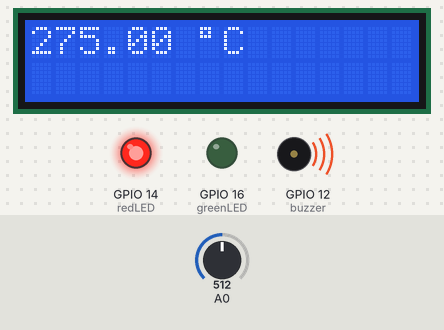
The sketch below on a simulated ESP8266 (NodeMCU). Parts: 16×2 character LCD, output pins drawn as LEDs (lit = HIGH), buzzer (waves = sounding, pin HIGH). Inputs (shaded band) come from the test bench; at power-on: A0 = 512. WiFi joins after 1.5 s; servers stay silent unless stated; uploads are accepted with an empty reply; what the sketch prints to the serial monitor is not drawn.

Above: at 1.2 s.
1.3 s: A0 set to 75
At 2.3 s:
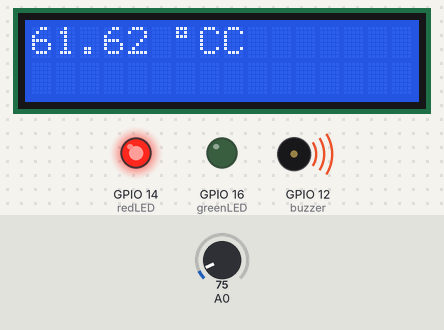
2.9 s: A0 set to 67
At 3.9 s:
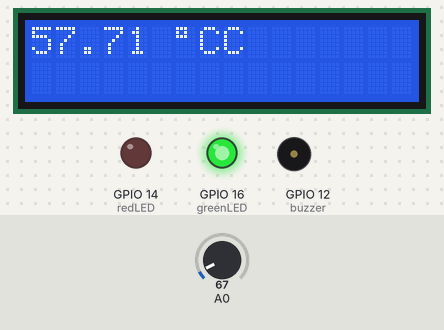
4.5 s: A0 set to 25
At 5.4 s:
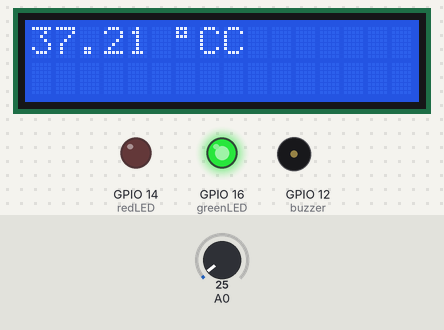
Timing chart, 0 to 7.5 s (numbered marks = the images above; inputs shaded):
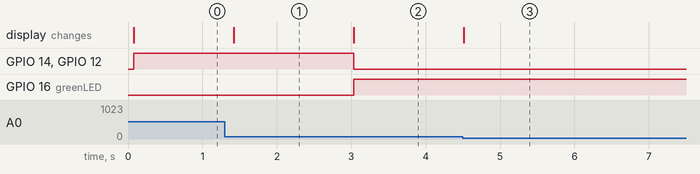

Measured:
- the behaviour switches between 72 and 71 on A0 (found by bisection; images 1 and 2)
- after the input at 1.3 s, the display: changes after 0.12 s (image 1)
- after the input at 2.9 s, GPIO 14 (redLED), GPIO 12 (buzzer): HIGH → LOW after 0.13 s; GPIO 16 (greenLED): LOW → HIGH after 0.13 s; the display: changes after 0.13 s (image 2)
- after the input at 4.5 s, the display: changes at once (image 3)

The sketch:

Covid.ino
```cpp
#include<Wire.h>
#include <LiquidCrystal_I2C.h>
#include <ESP8266WiFi.h>

WiFiClient wifiClient;
#define redLED 14
#define greenLED 16
#define buzzer 12


int lcdColumns = 16;
int lcdRows = 2;

LiquidCrystal_I2C lcd(0x27,16,2);

void setup(){
    pinMode(redLED, OUTPUT);
   pinMode(greenLED, OUTPUT);
  pinMode(buzzer, OUTPUT);
  WiFi.begin("RCA", "1@rca@2019!");
  //lcd.begin();
  lcd.begin();
  lcd.backlight();
  Serial.begin(9600);
}

void loop(){
  int rawData = analogRead(A0);
  float vcc = 5.0;
  float voltage = rawData * (vcc / 1024.0);
  float temperature = voltage * 100;
//  Serial.print("Temperature: ");
//  Serial.print(temperature+25);
//  Serial.println(" *C");
  lcd.setCursor(0,0);
  lcd.print(temperature+25);
  lcd.print(" ");
  lcd.print(char(223));
  lcd.print("C");


  char* host = "192.168.1.150"; //change your to your IP
  char* path = "/iot/";
  int port = 80;
  String tempData="";
  String device_name = "340722SPE0212022";
  tempData = "device="+device_name+"&temprature="+(String)temperature;

    if(temperature<35){

      digitalWrite(redLED, 0);
      digitalWrite(greenLED, 1);
      digitalWrite(buzzer, 0);
//      lcd.setCursor(0,1);
//      lcd.print("Normal");
    }
    else{

      digitalWrite(redLED, 1);
      digitalWrite(greenLED, 0);
      digitalWrite(buzzer, 1);
      sendMyData(port, host, path, tempData);
//      lcd.setCursor(0,1);
//      lcd.print("Abnormal");
    }
}

void sendMyData(const int httpPort, const char* host,const char* filepath , String data){

  wifiClient.connect(host, httpPort);

  wifiClient.println("POST "+(String)filepath+" HTTP/1.1");
  wifiClient.println("Host: " + (String)host);
  wifiClient.println("User-Agent: ESP8266/1.0");
  wifiClient.println("Content-Type: application/x-www-form-urlencoded");
  wifiClient.println("Content-Length: " +(String)data.length());
  wifiClient.println();
  wifiClient.print(data);

  Serial.println("Response: " + wifiClient.readStringUntil('\n'));

}
```
